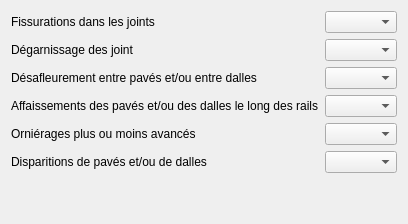
                 <widget class="QWidget" name="modulaire">
                  <layout class="QGridLayout" name="gridLayout_8">
                   <item row="0" column="0">
                    <widget class="QLabel" name="label_16">
                     <property name="text">
                      <string>Fissurations dans les joints</string>
                     </property>
                    </widget>
                   </item>
                   <item row="1" column="0">
                    <widget class="QLabel" name="label_17">
                     <property name="text">
                      <string>Dégarnissage des joint</string>
                     </property>
                    </widget>
                   </item>
                   <item row="0" column="1">
                    <widget class="QComboBox" name="comboBox_rev_fissurations"/>
                   </item>
                   <item row="1" column="1">
                    <widget class="QComboBox" name="comboBox_rev_degarnissage"/>
                   </item>
                   <item row="2" column="0">
                    <widget class="QLabel" name="label_18">
                     <property name="text">
                      <string>Désafleurement entre pavés et/ou entre dalles</string>
                     </property>
                    </widget>
                   </item>
                   <item row="2" column="1">
                    <widget class="QComboBox" name="comboBox_rev_desafleurement"/>
                   </item>
                   <item row="3" column="1">
                    <widget class="QComboBox" name="comboBox_rev_affaissement"/>
                   </item>
                   <item row="3" column="0">
                    <widget class="QLabel" name="label_19">
                     <property name="text">
                      <string>Affaissements des pavés et/ou des dalles le long des rails</string>
                     </property>
                    </widget>
                   </item>
                   <item row="4" column="1">
                    <widget class="QComboBox" name="comboBox_rev_ornierage"/>
                   </item>
                   <item row="4" column="0">
                    <widget class="QLabel" name="label_20">
                     <property name="text">
                      <string>Orniérages plus ou moins avancés</string>
                     </property>
                    </widget>
                   </item>
                   <item row="5" column="0">
                    <widget class="QLabel" name="label_21">
                     <property name="text">
                      <string>Disparitions de pavés et/ou de dalles</string>
                     </property>
                    </widget>
                   </item>
                   <item row="5" column="1">
                    <widget class="QComboBox" name="comboBox_rev_disparitions"/>
                   </item>
                   <item row="6" column="0">
                    <spacer name="verticalSpacer_8">
                     <property name="orientation">
                      <enum>Qt::Vertical</enum>
                     </property>
                     <property name="sizeHint" stdset="0">
                      <size>
                       <width>20</width>
                       <height>40</height>
                      </size>
                     </property>
                    </spacer>
                   </item>
                  </layout>
                 </widget>
